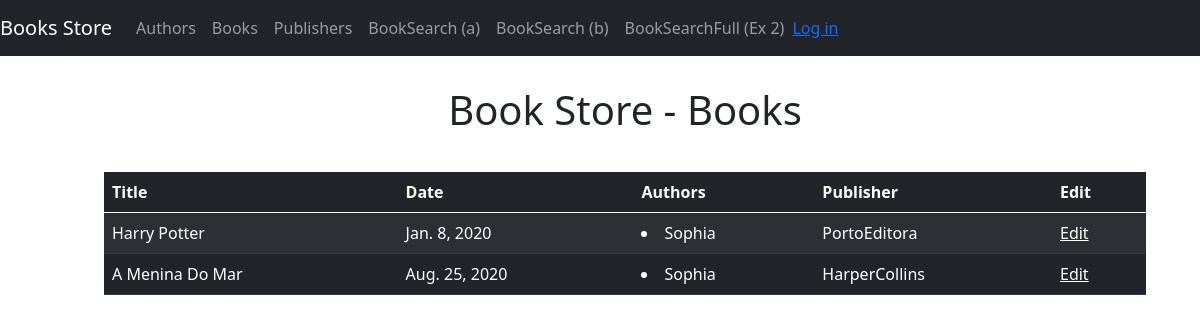
The app's page /authors/2/books with its own data.
### booksApp/models.py (models this page shows, shortened)
class Book(models.Model):
    title = models.CharField(max_length=100)
    date = models.DateField()
    authors = models.ManyToManyField(Author)
    publisher = models.ForeignKey(Publisher, on_delete=models.CASCADE)

class Author(models.Model):
    name = models.CharField(max_length=70)
    email = models.EmailField()

class Publisher(models.Model):
    name = models.CharField(max_length=70)
    city = models.CharField(max_length=50)
    country = models.CharField(max_length=50)
    website = models.URLField()
    def __str__(self):
        return self.name

### booksApp/views.py (the view)
# urls.py: path('authors/<int:_id>/books', views.show_author_books, name='show_author_books'),
def show_author_books(request, _id):
    a = Author.objects.get(id=_id)
    tparams = {
        'title': 'Show_More_Author',
        'books': Book.objects.filter(authors__name=a.name)
    }
    return render(request, 'Books.html', tparams)

### templates/Books.html (shortened to what this page needs)
{% extends "layout.html" %}
{% block content %}
    <div class="container">
        <h1 style="text-align: center; padding-bottom: 30px; padding-top: 20px"> Book Store - Books </h1>
    {% if books %}
        <table class="table table-dark table-striped">
  <thead>
    <tr>
      <th scope="col">Title</th>
      <th scope="col">Date</th>
      <th scope="col">Authors</th>
      <th scope="col">Publisher</th>
        <th scope="col">Edit</th>
    </tr>
  </thead>
  <tbody>
   {%  for book in books %}
    <tr>
    <td>{{ book.title }}</td>
    <td>{{ book.date }}</td>
    <td>{% for a in book.authors.all %}
                    <li style="text-decoration: none"> {{ a.name }}</li>
                {% endfor %}</td>
    <td>{{ book.publisher }}</td>
    {% if user.is_authenticated and  user.is_superuser %}
        <td> <a href="/edit/book/{{ book.title }}">  <u> Edit </u>  </a> </td>
    {% else %}
        <td> <a onclick="denyEditAlert()">  <u> Edit </u>  </a> </td>
    {% endif %}
    </tr>
    {% endfor %}
  </tbody>
</table>
    {% else %}
    <p> Did not find any result.</p>
    {% endif %}
    </div>
{% endblock %}
{% block scripts %}
    {% load static %}
{% endblock %}

### templates/layout.html (style rules this page uses)
body { padding: 50px 30px 50px 80px; }

### records on screen
Book: title "Harry Potter", date "Jan. 8, 2020", publisher "PortoEditora"
Author: name "Sophia"
Book: title "A Menina Do Mar", date "Aug. 25, 2020", publisher "HarperCollins"
